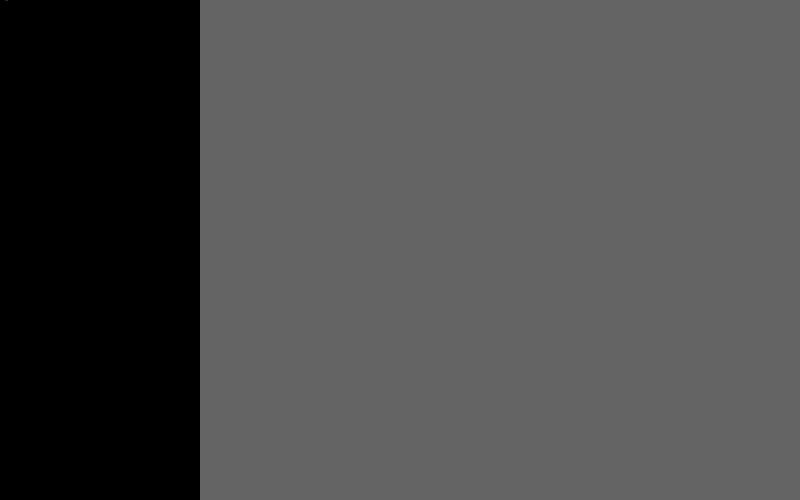
Frame 1 (no input)
Frame 60 (no input): identical to frame 1, image omitted
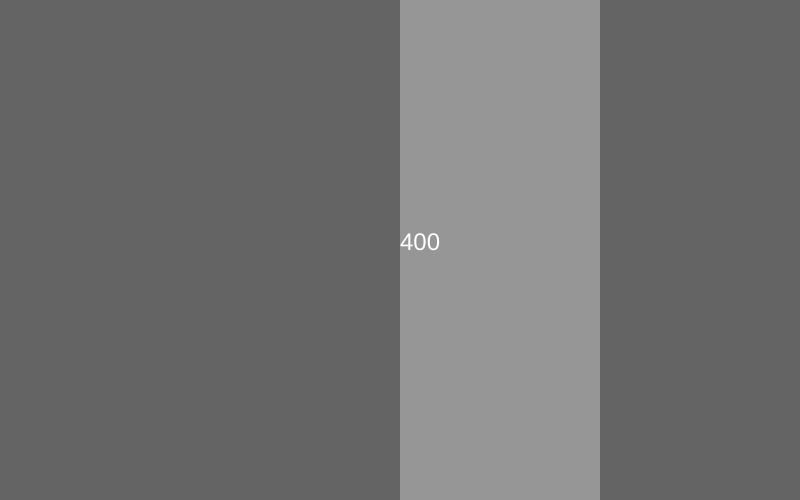
Frame 120 (the mouse pressed at the canvas centre since frame 60)

The p5.js sketch that drew these frames (run headless with seeded random() and noise() and a simulated clock; from frame 60 on, the mouse is pressed at the canvas centre):

// p5.js sketch
// ── sketch.js

function setup() {
	createCanvas(800, 500);

}
  
function draw() {
	noStroke();
	background(100);



	let mitad = width / 4 ; // 200
	
	if (mouseX < mitad){
		fill(0);
		rect(0,0, mitad , height);
	}else if( mouseX < mitad * 2){
		fill(50);
		rect(mitad,0, mitad , height);
	} else if (mouseX< mitad* 3){
		fill(150);
		rect(mitad * 2 ,0, mitad , height);
	}else{
		fill(255);
		rect(mitad * 3 ,0, mitad , height);
	}

	fill(255);
	textSize(24);
	text(mouseX,mouseX,mouseY);


  }
